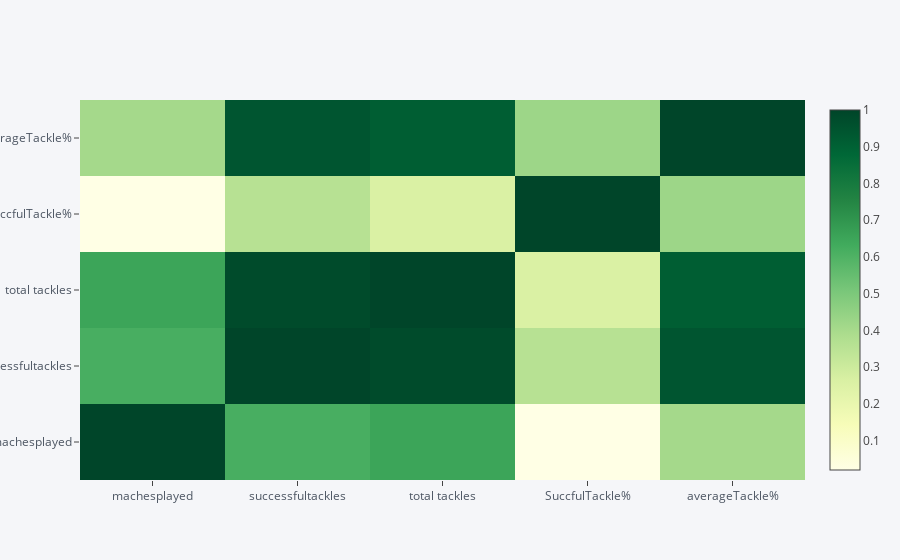

This figure's notebook cell:
### Code cell
df.corr().iplot(kind='heatmap',colorscale='ylgn')

### Figure 1 — Plotly figure (JSON) as saved in the notebook; plotly's stock layout.template omitted (floating-point values rounded to 4 significant figures)
{"data": [{"colorscale": [[0, "rgb(255,255,229)"], [0.125, "rgb(247,252,185)"], [0.25, "rgb(217,240,163)"], [0.375, "rgb(173,221,142)"], [0.5, "rgb(120,198,121)"], [0.625, "rgb(65,171,93)"], [0.75, "rgb(35,132,67)"], [0.875, "rgb(0,104,55)"], [1, "rgb(0,69,41)"]], "type": "heatmap", "uid": "44dea461-8e82-4875-a97d-e86e6b32f346", "x": ["machesplayed", "successfultackles", "total tackles", "SuccfulTackle%", "averageTackle%"], "y": ["machesplayed", "successfultackles", "total tackles", "SuccfulTackle%", "averageTackle%"], "z": [[1, 0.6167, 0.6523, 0.01956, 0.406], [0.6167, 1, 0.9781, 0.3595, 0.9429], [0.6523, 0.9781, 1, 0.2586, 0.9129], [0.01956, 0.3595, 0.2586, 1, 0.4238], [0.406, 0.9429, 0.9129, 0.4238, 1]], "zmax": 1, "zmin": 0.01956}], "layout": {"legend": {"bgcolor": "#F5F6F9", "font": {"color": "#4D5663"}}, "paper_bgcolor": "#F5F6F9", "plot_bgcolor": "#F5F6F9", "title": {"font": {"color": "#4D5663"}}, "xaxis": {"gridcolor": "#E1E5ED", "showgrid": true, "tickfont": {"color": "#4D5663"}, "title": {"font": {"color": "#4D5663"}, "text": ""}, "zerolinecolor": "#E1E5ED"}, "yaxis": {"gridcolor": "#E1E5ED", "showgrid": true, "tickfont": {"color": "#4D5663"}, "title": {"font": {"color": "#4D5663"}, "text": ""}, "zerolinecolor": "#E1E5ED"}}}
